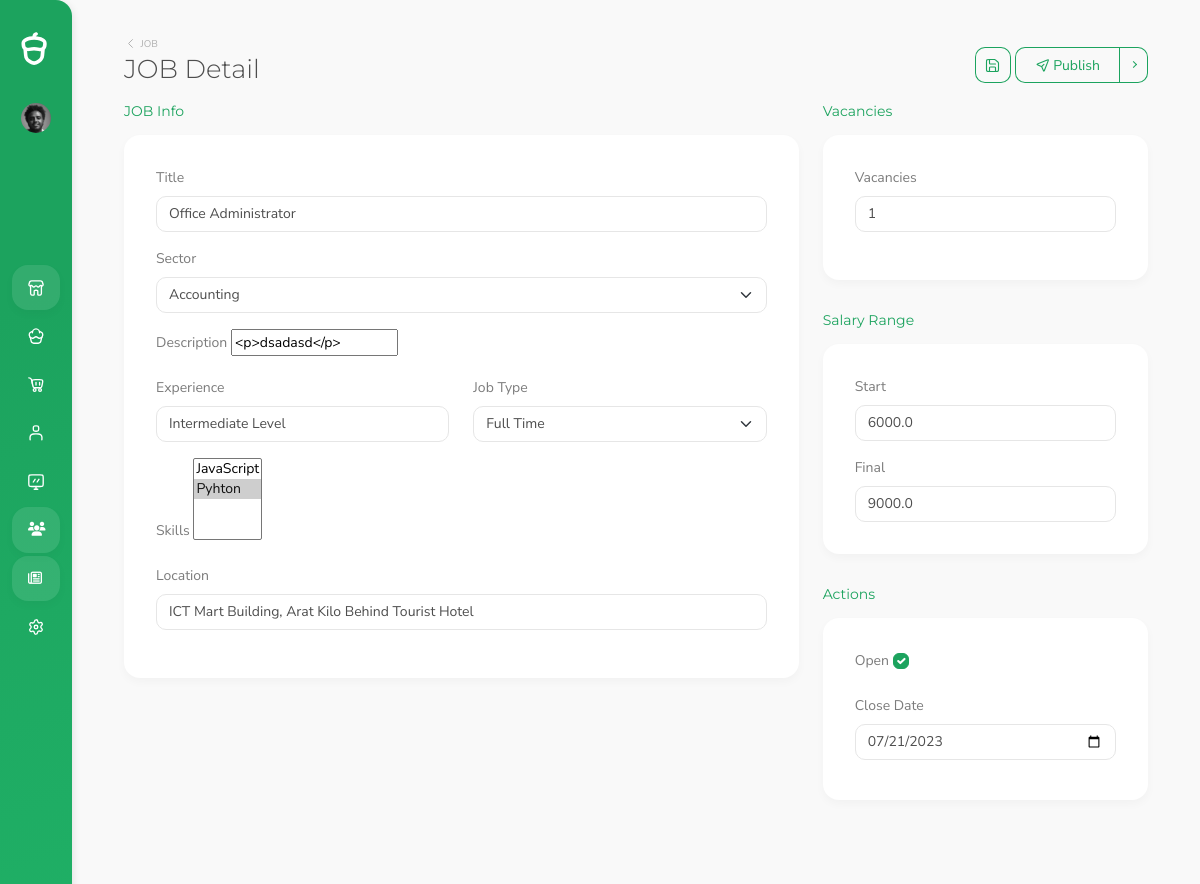
The app's page /user-admin/job-detail-admin/office-administrator-2023-07-21 (signed in) with its own data.
### Account/models.py (models this page shows)
class CustomUser(AbstractUser):
    is_candidate = models.BooleanField(default=False)
    is_interviewer = models.BooleanField(default=False)
    is_admin = models.BooleanField(default=False)
    email = models.EmailField(unique=True)
    photo = models.ImageField(upload_to='Admin/Photo', null=True, blank=True)
    EMAIL_FIELD = 'email'
    USERNAME_FIELD = 'email'
    REQUIRED_FIELDS = ['username', 'first_name', 'last_name']

### Recruitment_System/models.py (models this page shows, shortened)
class Candidate(models.Model):
    user = models.OneToOneField(CustomUser, on_delete=models.SET_NULL, null=True)
    first_name = models.CharField(max_length=20)
    last_name = models.CharField(max_length=20)
    gender = models.CharField(max_length=10, choices=gender_list)
    date_of_birth = models.DateField()
    email = models.EmailField(max_length=40)
    phone1 = PhoneNumberField()
    phone2 = PhoneNumberField(blank = True)
    address = models.CharField(max_length=100)
    linked_in = models.URLField(blank=True, null=True)
    git_hub = models.URLField(blank=True, null=True)
    country = models.CharField(max_length=20)
    city = models.CharField(max_length=20)
    zip_code = models.CharField(max_length=10, blank=True, null=True)
    photo = models.ImageField(upload_to='Candidate/photo', null=True, blank=True)
    resume = models.FileField(upload_to='Candidate/Resume', null=True, blank=True)
    about = models.TextField()
    skill = models.ManyToManyField("Skill", blank=False)
    slug = models.SlugField(unique=True, blank=True,  max_length=200)
    date_created = models.DateField(auto_now_add=True)
    date_modified = models.DateTimeField(auto_now=True)

class Job_Posting(models.Model):
    title = models.CharField(max_length=50)
    sector = models.ForeignKey(Sector, on_delete=models.SET_NULL, null=True)  # Related With Sector
    description = FroalaField()
    vacancies = models.IntegerField()
    experience = models.CharField(max_length=20)
    skills = models.ManyToManyField(Skill)
    location = models.CharField(max_length=200)
    salary_range_start = models.FloatField()
    salary_range_final = models.FloatField()
    type = models.CharField( choices=job_type, max_length=30)
    job_status = models.BooleanField(default=False)
    date_posted = models.DateTimeField(auto_now_add=True)
    date_closed = models.DateField()
    slug = models.SlugField(unique=True,  max_length=200, blank=True)
    class Meta:
        ordering = ['-date_posted','-date_closed']

### Account/decorators.py (the view)
    def wrapper_func(request, *args, **kwargs):
        if request.user.is_superuser or request.user.is_admin:
            return view_func(request, *args, **kwargs)
        else:
            return HttpResponse('You are not authorized to access this content.')

### Recruitment_System/models.py (called while the page is built)
    def __str__(self) -> str:
        return self.title

    def __str__(self) -> str:
        return self.name

### UserAdmin/views.py (called while the page is built, shortened)
@login_required
@admin_user_required
def job_detail_view(request, slug):
    job = Job_Posting.objects.get(slug=slug)
    form = JobPostingForm(request.POST or None, instance=job)
    context = {
        'form' : form,
        'job' : job
    }
    return render(request, 'admin-user/job-Detail.html', context)

### UserAdmin/templates/admin-user/job-Detail.html (shortened to what this page needs)
{% load static %}
<!DOCTYPE html>
<html lang="en" data-footer="true">
  <head>
    {% include 'admin-user/include/head.html' %}
    <link
    rel="stylesheet"
    href="https://cdn.jsdelivr.net/gh/habibmhamadi/multi-select-tag/dist/css/multi-select-tag.css"
  />
  </head>
  <body>
    <div id="root">
        {% include 'admin-user/include/navbar.html'%}
      <main>
        <form action="" method="post"> {% csrf_token %}
        <div class="container">
          <div class="page-title-container">
            <div class="row g-0">
              <div class="col-auto mb-3 mb-md-0 me-auto">
                <div class="w-auto sw-md-30">
                  <a
                    href="{% url 'job-list-admin' %}"
                    class="muted-link pb-1 d-inline-block breadcrumb-back"
                  >
                    <i data-acorn-icon="chevron-left" data-acorn-size="13"></i>
                    <span class="text-small align-middle">JOB</span>
                  </a>
                  <h1 class="mb-0 pb-0 display-4" id="title">JOB Detail</h1>
                </div>
              </div>
              <div class="col-auto d-flex align-items-end justify-content-end">
                <button
                  type="button"
                  class="btn btn-outline-primary btn-icon btn-icon-only"
                  data-delay='{"show":"500", "hide":"0"}'
                  data-bs-toggle="tooltip"
                  data-bs-placement="top"
                  title="Save"
                >
                  <i data-acorn-icon="save"></i>
                </button>
              </div>
              <div
                class="col col-md-auto d-flex align-items-end justify-content-end"
              >
                <div class="btn-group ms-1 w-100 w-md-auto">
                  <button
                    type="submit"
                    class="btn btn-outline-primary btn-icon btn-icon-start w-100"
                  >
                    <i data-acorn-icon="send"></i>
                    <span>Publish</span>
                  </button>
                  <button
                    type="button"
                    class="btn btn-outline-primary dropdown-toggle dropdown-toggle-split"
                    data-bs-offset="0,3"
                    data-bs-toggle="dropdown"
                    aria-haspopup="true"
                    aria-expanded="false"
                  ></button>
                </div>
              </div>
            </div>
          </div>
            <div class="row">
            <div class="col-xl-8">
              <div class="mb-5">
                <h2 class="small-title">JOB Info</h2>
                <div class="card">
                  <div class="card-body">
                      <div class="mb-3">
                        <label class="form-label">Title</label>
                        {{form.title}}
                      </div>
                      <div class="mb-3">
                        <label class="form-label">Sector</label>
                        {{form.sector}}
                      </div>
                      <div class="mb-3 w-100">
                        <label class="form-label">Description</label>
                        {{form.description}}
                      </div>
                      <div class="mb-3 row">
                        <div class="col-6">
                          <label class="form-label">Experience</label>
                          {{form.experience}}
                        </div>
                        <div class="col-6">
                          <label class="form-label">Job Type</label>
                          {{form.type}}
                        </div>
                      </div>
                      <div class="mb-3">
                        <label class="form-label">Skills</label>
                        {{form.skills}}
                      </div>
                      <div class="mb-3">
                        <label class="form-label">Location</label>
                        {{form.location}}
                      </div>
                  </div>
                </div>
              </div>
            </div>
            <div class="col-xl-4 mb-n5">
              <div class="mb-5">
                <h2 class="small-title">Vacancies</h2>
                <div class="card">
                  <div class="card-body">
                      <div class="mb-3">
                        <label class="form-label">Vacancies</label>
                        {{form.vacancies}}
                      </div>
                  </div>
                </div>
              </div>
              <div class="mb-5">
                <h2 class="small-title">Salary Range</h2>
                <div class="card">
                  <div class="card-body">
                      <div class="mb-3">
                        <label class="form-label">Start</label>
                        {{form.salary_range_start}}
                      </div>
                      <div class="mb-0">
                        <label class="form-label">Final</label>
                        {{form.salary_range_final}}
                      </div>
                  </div>
                </div>
              </div>
              <div class="mb-5">
                <h2 class="small-title">Actions</h2>
                <div class="card">
                  <div class="card-body m-0">
                    <div class="mb-3">
                      <label class="form-label">Open</label>
                      {{form.job_status}}
                    </div>
                    <div class="mb-2">
                      <label class="form-label">Close Date</label>
                      {{form.date_closed}}
                    </div>
                  </div>
              </div>
                </div>
              </div>
            </div>
          </form>
          </div>
  </body>
</html>

### UserAdmin/templates/admin-user/include/navbar.html (shortened to what this page needs)
{% load static %}
<div id="nav" class="nav-container d-flex">
    <div class="nav-content d-flex">
      <div class="logo position-relative">
        <a href="Dashboard.html">
          <div class="img"></div>
        </a>
      </div>
      <div class="user-container d-flex">
        <a
          href="#"
          class="d-flex user position-relative"
          data-bs-toggle="dropdown"
          aria-haspopup="true"
          aria-expanded="false"
        >
          <img
            class="profile"
            alt="profile"
            src="/media/{{user.candidate.photo}}"
          />
        </a>
      </div>
      <div class="menu-container flex-grow-1">
        <ul id="menu" class="menu">
          <li>
            <a href="{% url 'admin-dashboard'%}">
              <i
                data-acorn-icon="shop"
                class="icon"
                data-acorn-size="18"
              ></i>
            </a>
          </li>
          <li>
            <a href="{%url 'job-list-admin'%}" data-href="product-list">
              <i
                data-acorn-icon="cupcake"
                class="icon"
                data-acorn-size="18"
              ></i>
            </a>
          </li>
          <li>
            <a href="{% url 'department-admin'%}">
              <i
                data-acorn-icon="cart"
                class="icon"
                data-acorn-size="18"
              ></i>
            </a>
          </li>
          <li>
            <a href="{% url 'candidate' %}" data-href="{% url 'candidate' %}">
              <i
                data-acorn-icon="user"
                class="icon"
                data-acorn-size="18"
              ></i>
            </a>
          </li>
          <li>
            <a href="{% url 'applicant'%}" data-href="{% url 'applicant'%}">
              <i
                data-acorn-icon="screen"
                class="icon"
                data-acorn-size="18"
              ></i>
            </a>
          </li>
          <li>
            <a href="{% url 'admin-account-list' %}" data-href="">
              <i class="fa-solid fa-users"></i>
            </a>
        </li>
        <li>
          <a href="{% url 'admin-account-list' %}" data-href="">
            <i class="fa-regular fa-newspaper"></i>
          </a>
      </li>
          <li>
            <a href="Settings.html">
              <i
                data-acorn-icon="gear"
                class="icon"
                data-acorn-size="18"
              ></i>
            </a>
          </li>
        </ul>
      </div>
    </div>
    <div class="nav-shadow"></div>
  </div>

### records on screen
CustomUser: candidate.photo (picture)
Job_Posting: title "Office Administrator", sector "Accounting", description "<p>dsadasd</p>", experience "Intermediate Level", type "Full Time", location "ICT Mart Building, Arat Kilo Behind Tourist Hotel", vacancies "1", salary_range_start "6000.0", salary_range_final "9000.0", job_status "☑", date_closed "07/21/2023"
